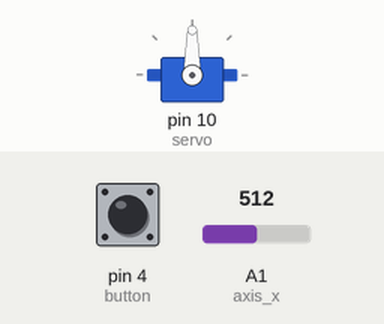
The sketch below on a simulated Arduino Uno, built with avr-gcc and run on an emulated ATmega328P. On the bench: servo. Inputs (shaded band) come from the test bench; at power-on: A1 (axis_x) = 512, pin 4 (button) LOW.

Above: at 1.2 s.
1.3 s: A1 (axis_x) set to 716
At 2.3 s:
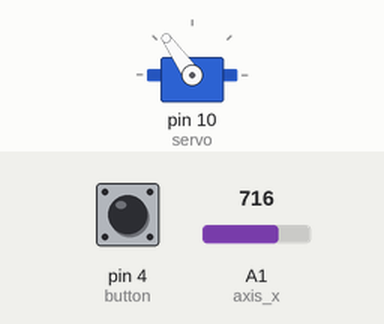
3.0 s: A1 (axis_x) set to 900
At 3.5 s:
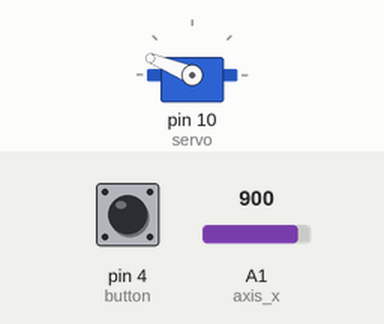
4.5 s: A1 (axis_x) set to 1023
At 5.7 s:
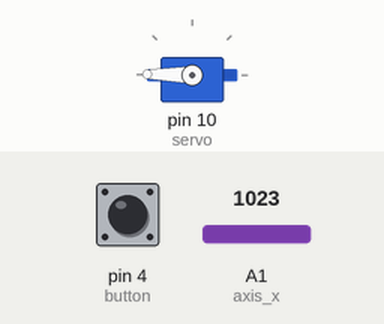
6.0 s: A1 (axis_x) set to 306
At 7.1 s:
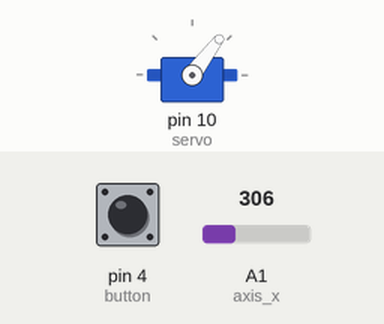
7.5 s: A1 (axis_x) set to 122
At 8.3 s:
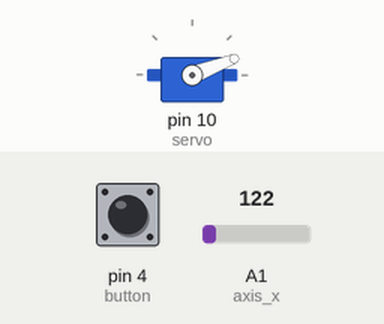
Timing chart, 0 to 10.0 s (numbered marks = the images above; inputs shaded):
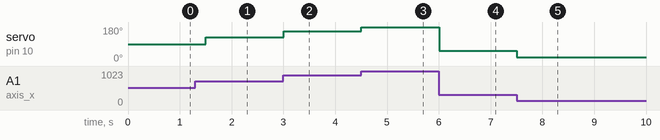

Measured:
- after the input at 1.3 s, servo on pin 10 (servo): 90° → 125° after 0.20 s
- after the input at 3.0 s, servo on pin 10 (servo): 125° → 158° at once
- after the input at 4.5 s, servo on pin 10 (servo): 158° → 179° at once
- after the input at 6.0 s, servo on pin 10 (servo): 179° → 53° at once
- after the input at 7.5 s, servo on pin 10 (servo): 53° → 21° at once

The sketch:

10_servo_joy.ino
```cpp
#include <Servo.h>
Servo servo;
int angle = 0;
int axis_x = A1;
int axis_y = A2;
int button = 4;
int led = 13;

void setup()
{
    servo.attach(10);
    pinMode(button, INPUT);
}
void loop()
{

    //for (angle = 0; angle <= 180; angle++)
    //{
      //  servo.write(angle);
      //  delay(50);
    //}
    //for (angle = 180; angle <= 0; angle--)
    //{
    //    servo.write(angle);
    //    delay(50);
    //}

    angle = map( analogRead(axis_x), 0, 1024, 0, 180);
    servo.write(angle);
    if (digitalRead(button))
    {
      digitalWrite(led, HIGH);
    }
    else
    {
      digitalWrite(led, LOW);
    }

    delay(250);
}
```
